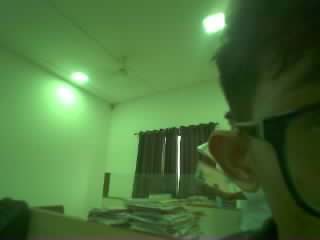
#> input picture artifacts/xiao_ov2640_captured.jpg, 320 x 240 px
$ python -i vision_service.py   (imports and definitions only)
#> lines starting #> are read from the running program, lines starting #| are printed output that depends on the picture
import os
import io
import re
import json
import time
import uuid
import hashlib
import base64
import logging
from typing import Optional, Dict, Any, List
from PIL import Image

logger = logging.getLogger("VisionService")

class MultimodalVisionService:
    """
    Multimodal Vision & Audio Service for Smart Glasses AI:
    - High-accuracy QR code scanning & decoding (UPI, Wi-Fi, URLs, vCards, Text)
    - Math & Quadratic equation extraction from camera photos
    - Direct Language Transcription & Translation from images
    - Direct ESP32 digital mic WAV audio transcription (faster-whisper / Gemini)
    """

    def __init__(self):
        self._gemini_client = None
        self._whisper_model = None
        self._init_gemini()

    def _init_gemini(self):
        try:
            api_key = os.getenv("GEMINI_API_KEY")
            if api_key:
                from google import genai
                self._gemini_client = genai.Client(api_key=api_key)
                logger.info("Gemini Multimodal Client initialized successfully.")
            else:
                logger.warning("GEMINI_API_KEY not found in environment.")
        except Exception as e:
            logger.warning(f"Could not initialize Gemini Client: {e}")

    # [281 lines left out: functions _get_whisper_model, scan_qr_code, extract_equation_from_image, transcribe_language_from_image, transcribe_audio_from_esp32, validate_image, not called in this run]

    def enhance_image(
        self,
        image_bytes: bytes,
        auto_contrast: bool = True,
        sharpen: bool = True,
        denoise: bool = True
    ) -> bytes:
        """
        Configurable Pre-Vision Image Enhancement Pipeline:
        1. Quality check & basic exposure/contrast correction (PIL ImageOps.autocontrast).
        2. Blur / sharpness enhancement (UnsharpMask filter to enhance edges without hallucinated artifacts).
        3. Subtle noise reduction and contrast normalization.
        4. Re-encodes cleanly to optimized JPEG buffer.
        """
        try:
            from PIL import Image, ImageOps, ImageFilter, ImageEnhance
            stream = io.BytesIO(image_bytes)
            img = Image.open(stream)
            if img.mode != 'RGB':
                img = img.convert('RGB')

            # 1. Auto-contrast / exposure correction
            if auto_contrast:
                img = ImageOps.autocontrast(img, cutoff=1)

            # 2. Subtle contrast & brightness normalization
            enhancer = ImageEnhance.Contrast(img)
            img = enhancer.enhance(1.15)

            # 3. Mild unsharp masking / sharpness enhancement
            if sharpen:
                img = img.filter(ImageFilter.UnsharpMask(radius=1.5, percent=120, threshold=3))

            out_stream = io.BytesIO()
            img.save(out_stream, format='JPEG', quality=90, optimize=True)
            return out_stream.getvalue()
        except Exception as e:
            logger.warning(f"Image enhancement error: {e}, using original image buffer.")
            return image_bytes

    # [181 lines left out: function analyze_image, not called in this run]

vision_service = MultimodalVisionService()

>>> import cv2
>>> picture = cv2.imread('../../../artifacts/xiao_ov2640_captured.jpg', cv2.IMREAD_GRAYSCALE)
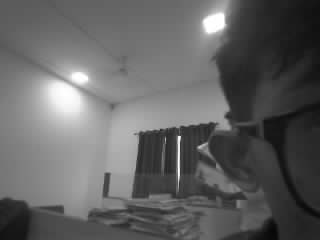
#> picture: shape (240, 320); min 6, max 255, mean 98
>>> result = MultimodalVisionService().enhance_image(picture)
